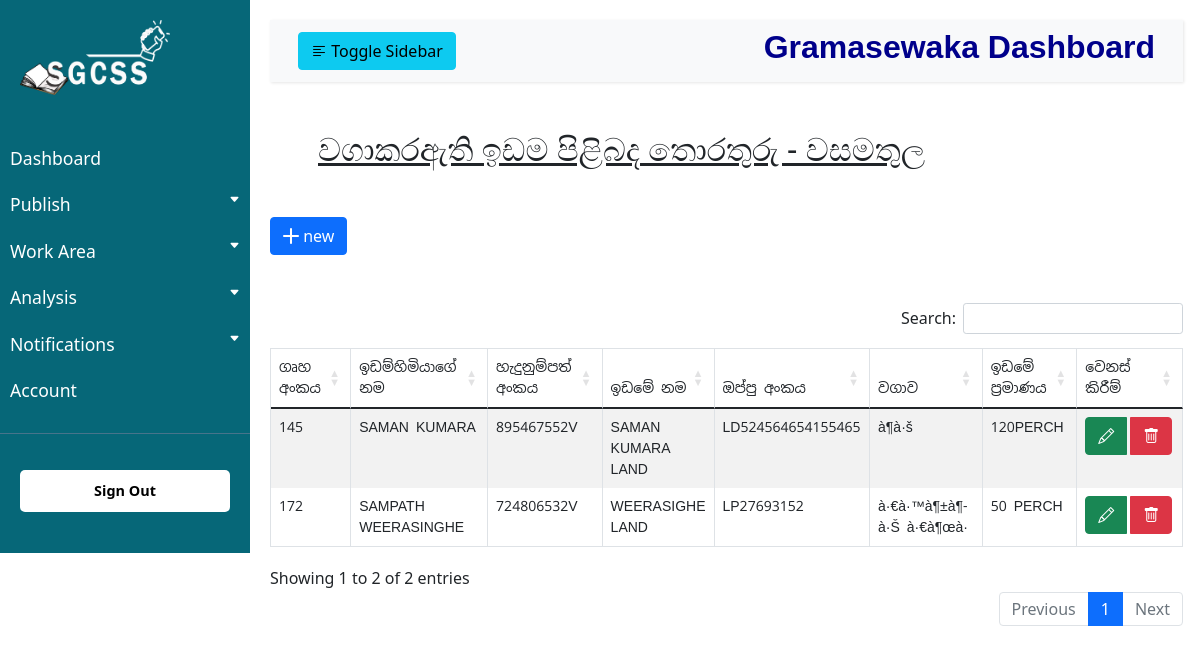
/gaccount/ruralinfo/rPage6.php (signed in), run on the app's committed database.
### tables this page shows
CREATE TABLE IF NOT EXISTS `cultivate_land` (
  `c_id` int(11) NOT NULL AUTO_INCREMENT,
  `h_no` varchar(20) NOT NULL,
  `owner_name` varchar(450) NOT NULL,
  `nic` varchar(15) NOT NULL,
  `land_name` varchar(450) NOT NULL,
  `l_number` varchar(150) NOT NULL,
  `cultivation` varchar(100) NOT NULL,
  `land_size` varchar(250) NOT NULL,
  PRIMARY KEY (`c_id`),
  UNIQUE KEY `l_number` (`l_number`)
);

### gaccount/ruralinfo/rPage6.php (the view, shortened to what this page needs)
<?php
include("../connection/db_connection.php");
?>
<!DOCTYPE html>
<html lang="en">
<head>
     <link rel="stylesheet" href="../css/style.css">
     <link rel="stylesheet" href="https://cdnjs.cloudflare.com/ajax/libs/twitter-bootstrap/4.5.2/css/bootstrap.css">
     <link rel="stylesheet" href="https://cdn.jsdelivr.net/npm/bootstrap@5.0.2/dist/css/bootstrap.min.css">
     <link rel="stylesheet" href="https://cdn.datatables.net/1.11.0/css/dataTables.bootstrap4.min.css">
     <link rel="stylesheet" href="https://cdn.datatables.net/buttons/2.0.1/css/buttons.dataTables.min.css">
     <link rel="stylesheet" href="https://cdn.jsdelivr.net/npm/bootstrap-icons@1.5.0/font/bootstrap-icons.css">
</head>
<body>
<div class="wrapper">
        <nav id="sidebar">
            <div class="sidebar-header">
                <img src="../asset/Logo.png" alt="Logo" width="150px" height="75px">
            </div>
            <ul class="list-unstyled components">
                <li>
                    <a href="../gdashboard.php" class="dash-header">Dashboard</a>
                </li>
                <li>
                    <a href="#homeSubmenu" data-bs-toggle="collapse" aria-expanded="false" class="dropdown-toggle">Publish<i class="bi bi-caret-down-fill bi-lg first"></i></a>
                </li>
                <li>
                    <a href="#workArea" data-bs-toggle="collapse" aria-expanded="false" class="dropdown-toggle">Work Area <i class="bi bi-caret-down-fill bi-lg first"></i></a>
                </li>
                <li>
                    <a href="#analysis" data-bs-toggle="collapse" aria-expanded="false" class="dropdown-toggle">Analysis <i class="bi bi-caret-down-fill bi-lg first"></i></a>
                </li>
                <li>
                    <a href="#notification" data-bs-toggle="collapse"  aria-expanded="false" class="dropdown-toggle">Notifications <i class="bi bi-caret-down-fill bi-lg first"></i></a>
                </li>
                <li>
                    <a href="../account.php">Account</a>
                </li>
            </ul>
            <ul class="list-unstyled CTAs">
                <li>
                    <a href="../../signout.php" class="signout">Sign Out</a>
                </li>
            </ul>
        </nav>
        <div id="content">
            <nav class="navbar navbar-expand-lg navbar-light bg-light">
                <div class="container-fluid">
                    <button type="button" id="sidebarCollapse" class="btn btn-info">
                    <i class="bi bi-text-left bi-bold"></i>
                        <span>Toggle Sidebar</span>
                    </button>
                    <div class="dashboard-name">
                        <h2 class="dashboard-header">Gramasewaka Dashboard</h2>
                    </div>
                </div>
            </nav>
            <div class="table-name">
                    <h3 class="table-name-header m-5"><u>වගාකරඇති ඉඩම පිළිබද තොරතුරු - වසමතුල</u></h3>
            </div>
            <div class="insert-new">
                <button type="submit" class="btn btn-primary" name="insert" id="insert" data-toggle="modal" data-target="#cultiForm"><i class="bi bi-plus-lg"></i> new</button>
            </div>
            <div class="row my-5">
                <table class="table table-striped table-responsive-md table-bordered my-5" id="cultiTable">
                    <thead>
                        <tr>
                            <th class="sinhala-font">ගෘහ අංකය</th>
                            <th class="sinhala-font">ඉඩම්හිමියාගේ නම</th>
                            <th class="sinhala-font">හැදුනුම්පත් අංකය</th>
                            <th class="sinhala-font">ඉඩමේ නම</th>
                            <th class="sinhala-font">ඔප්පු අංකය</th>
                            <th class="sinhala-font">වගාව</th>
                            <th class="sinhala-font">ඉඩමේ ප්‍රමාණය</th>
                            <th class="sinhala-font">වෙනස් කිරීම්</th>
                        </tr>
                    </thead>
                    <tbody>
                    <?php
                            $selectData = "SELECT * FROM `cultivate_land` ORDER BY `h_no`";
                            $resultSelect = mysqli_query($conn, $selectData);
                            if(mysqli_num_rows($resultSelect)>0){
                                while($row = mysqli_fetch_assoc($resultSelect)){
                                    echo '
                                        <tr>
                                            <td class="sinhala-font d-none" name="t_cid" id="t_cid">'.$row["c_id"].'</td>
                                            <td class="sinhala-font" name="hNo" id="t_hNo">'.$row["h_no"].'</td>
                                            <td class="sinhala-font" name="landOwner" id="t_landOwner">'.$row["owner_name"].'</td>
                                            <td class="sinhala-font" name="t_nic" id="t_nic">'.$row["nic"].'</td>
                                            <td class="sinhala-font" name="landName" id="t_landName">'.$row["land_name"].'</td>
                                            <td class="sinhala-font" name="landNumber" id="t_landNumber">'.$row["l_number"].'</td>
                                            <td class="sinhala-font" name="cultivate" id="t_cultivate">'.$row["cultivation"].'</td>
                                            <td class="sinhala-font" name="landSize" id="t_landSize">'.$row["land_size"].'</td>
                                            <td name="change" id="change">
                                                <div class="btn-group">
                                                    <button class="btn btn-success mr-1" name="update" id="update" data-toggle="modal" data-target="#cultiUpdate"><i class="bi bi-pencil"></i></button>
                                                    <button class="btn btn-danger " name="delete" id="'.$row["c_id"].'" data-bs-toggle="tooltip" data-bs-placement="top" title="DELETE" onclick="r6DeleteRow(this.id)"><i class="bi bi-trash"></i></button>
                                                </div>
                                            </td>
                                        </tr>
                                    ';
                                }
                            }
                    ?>
                    </tbody>
                </table>
            </div>
        </div>
    </div>
</body>
</html>

### gaccount/css/style.css (style rules this page uses)
body { font-family: 'Poppins', sans-serif; background: #fafafa; }
ul li a i.first { position: inherit; text-align: right; float: right; font-size: 11px; }
a, a:hover, a:focus { color: inherit; text-decoration: none; transition: all 0.6s; }
.navbar { padding: 15px 10px; background: #fff; border: none; border-radius: 0; margin-bottom: 40px; box-shadow: 1px 1px 3px rgba(0, 0, 0, 0.1); }
.wrapper { display: flex; width: 100%; align-items: stretch; }
#sidebar { min-width: 250px; max-width: 250px; min-height: fit-content; max-height: fit-content; background: #066778 ; color: #fff; transition: all 0.3s; }
#sidebar .sidebar-header { padding: 20px; background: #066778 ; }
#sidebar ul.components { padding: 20px 0; border-bottom: 1px solid #47748b; }
#sidebar ul li a { color: #fff; padding: 10px; font-size: 1.1em; display: block; text-decoration: none; }
.dropdown-toggle::after { display: block; position: absolute; top: 50%; right: 20px; transform: translateY(-50%); }
ul.CTAs { padding: 20px; }
ul.CTAs a { text-align: center; font-size: 0.9em !important; display: block; border-radius: 5px; margin-bottom: 5px; }
.dashboard-name .dashboard-header { font-weight: bold; font-family: Arial, Helvetica, sans-serif; color:darkblue; }
#sidebar ul li a.signout { background: #fff; color: #000; font-weight: bold; }
i.bi-text-left { font-weight: 700; color: black; }
#content { width: 100%; padding: 20px; min-height: 100vh; transition: all 0.3s; }
.sinhala-font { font-family: 'Noto Sans Sinhala', sans-serif; font-size: 14px; font-weight: normal; }
.table-name-header { font-size: 32px; }

### data on the page
cultivate_land: h_no "145", owner_name "SAMAN KUMARA", nic "895467552V", land_name "SAMAN KUMARA LAND", l_number "LD524564654155465", cultivation "à¶­à·š", land_size "120PERCH"
cultivate_land: h_no "172", owner_name "SAMPATH WEERASINGHE", nic "724806532V", land_name "WEERASIGHE LAND", l_number "LP27693152", cultivation "à·€à·™à¶±à¶­à·Š à·€à¶œà·", land_size "50 PERCH"
